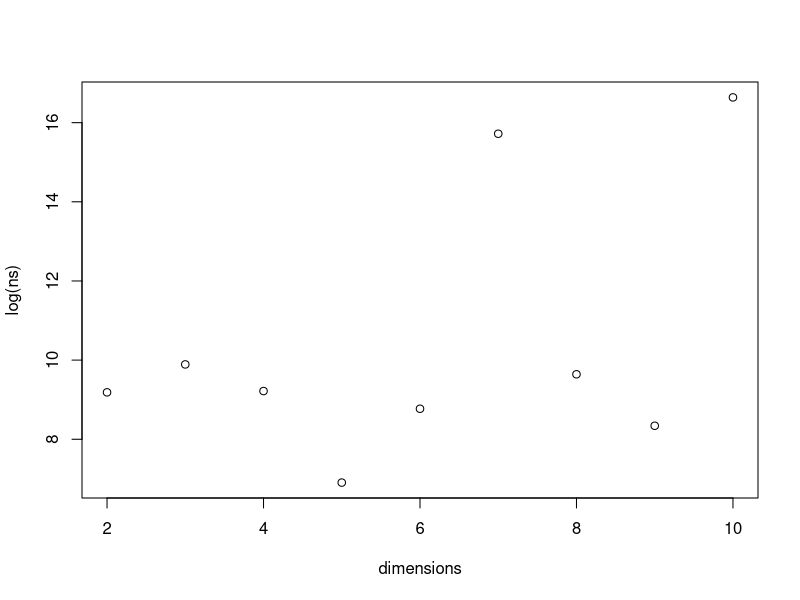

Write the R code that produced this figure.
## ---- chunk 1
knitr::opts_chunk$set(echo = TRUE)
## ---- chunk 2
set.seed(123)
xx = seq(-2,2,length=21)
cdfs = numeric(length(xx))
for(i in 1:length(xx)){
  x = xx[i]
  if(x>=0){
    m = 1e4
    u = runif(m,0,x)
    cdf = 0.5 + x*mean(exp(-u^2/2))/sqrt(2*pi)}
  else{
    x = -x
    m = 1e4
    u = runif(m,0,x)
    cdf = 0.5 - x*mean(exp(-u^2/2))/sqrt(2*pi)
  }
  cdfs[i] = cdf
}
Phi = pnorm(xx)
print(round(rbind(xx,cdfs,Phi),4))

## ---- chunk 3
set.seed(123)
m = 1e4
u = runif(m,0,2)
g = 0.5 + x*exp(-u^2/2)/sqrt(2*pi)
cdf = mean(g)
v = mean((g-cdf)^2)/m
se = sqrt(v)
CI = c(cdf-1.96*se,cdf+1.96*se)
print(v)
print(CI)
## ---- chunk 4
set.seed(555)
INT1 = function(m){
  u = runif(m,0,0.5)
  g = exp(-u)
  theta.hat = 0.5*mean(g)
  return(theta.hat)
}
m = 1e4
theta.hat = numeric(1e3)
for(i in 1:1e3){
  theta.hat[i] = INT1(m)
}
v.hat = var(theta.hat)
print(v.hat)
## ---- chunk 5
set.seed(555)
INT2 = function(m){
  u = rexp(m)
  g = u<=0.5
  theta.star = mean(g)
  return(theta.star)
}
m = 1e4
theta.star = numeric(1e3)
for(i in 1:1e3){
  theta.star[i] = INT2(m)
}
v.star = var(theta.star)
print(v.star)
## ---- chunk 6
(v.star-v.hat)/v.star
## ---- chunk 7
MC.simple = function(x,R=1e4){
  u = runif(R,0,x)
  INTEG = x*mean(exp(u))
}
MC.ant = function(x,R=1e4){
  u = runif(R/2,0,x)
  v = 1-u
  u = c(u,v)
  INTEG = x*mean(exp(u))
}
set.seed(123)
m = 1000
MC1 <- MC2 <- numeric(m)
for(i in 1:1000){
  MC1[i] = MC.simple(1)
  MC2[i] = MC.ant(1)
}
v.simple = var(MC1)
v.ant = var(MC2)
## ---- chunk 8
(v.simple-v.ant)/v.simple
## ---- chunk 9
set.seed(123)
MC.simple = function(x,R=1e4){
  u = runif(R,0,x)
  INTEG = x*mean(exp(-u)/(1+u^2))
}
MC.ant = function(x,R=1e4){
  u = runif(R/2,0,x)
  v = 1-u
  u = c(u,v)
  INTEG = x*mean(exp(-u)/(1+u^2))
}
set.seed(123)
m = 1000
MC1 <- MC2 <- numeric(m)
for(i in 1:1000){
  MC1[i] = MC.simple(1)
  MC2[i] = MC.ant(1)
}
v.simple = var(MC1)
v.ant = var(MC2)
(v.simple-v.ant)/v.simple
## ---- chunk 10
set.seed(123)
# Define the function to calculate pi using Monte Carlo simulation
MC_pi <- function(d) {
  r <- 0.5
  x = matrix(runif(d, -r, r),ncol=d)
  pi_estimate <- 0
  n = 0
  in_sphere = 0
  while (TRUE) {
    n = n + 1
    x = runif(d, -r, r) # d维空间中的一个点
    in_sphere = in_sphere + as.numeric(sum(x^2) <= r^2) # 判断该点是否在球内
    fraction = in_sphere/n
    pi_estimate = (fraction*2^d*gamma(d/2+1))^(2/d)
    # print(pi_estimate)
    if ((pi_estimate*1e5)%/%1 == 314159)  break
  }
  return(n)
}

dimensions = 2:10
ns = numeric(length(dimensions))
for(i in 1:length(dimensions)){
  ns[i] = MC_pi(dimensions[i])
}
print(rbind(dimensions,ns))
plot(dimensions,log(ns))
#            [,1]  [,2]  [,3] [,4] [,5]    [,6]  [,7] [,8]     [,9]
# dimensions    2     3     4    5    6       7     8    9       10
# ns         9753 19746 10077  997 6440 6715578 15390 4191 16820432
